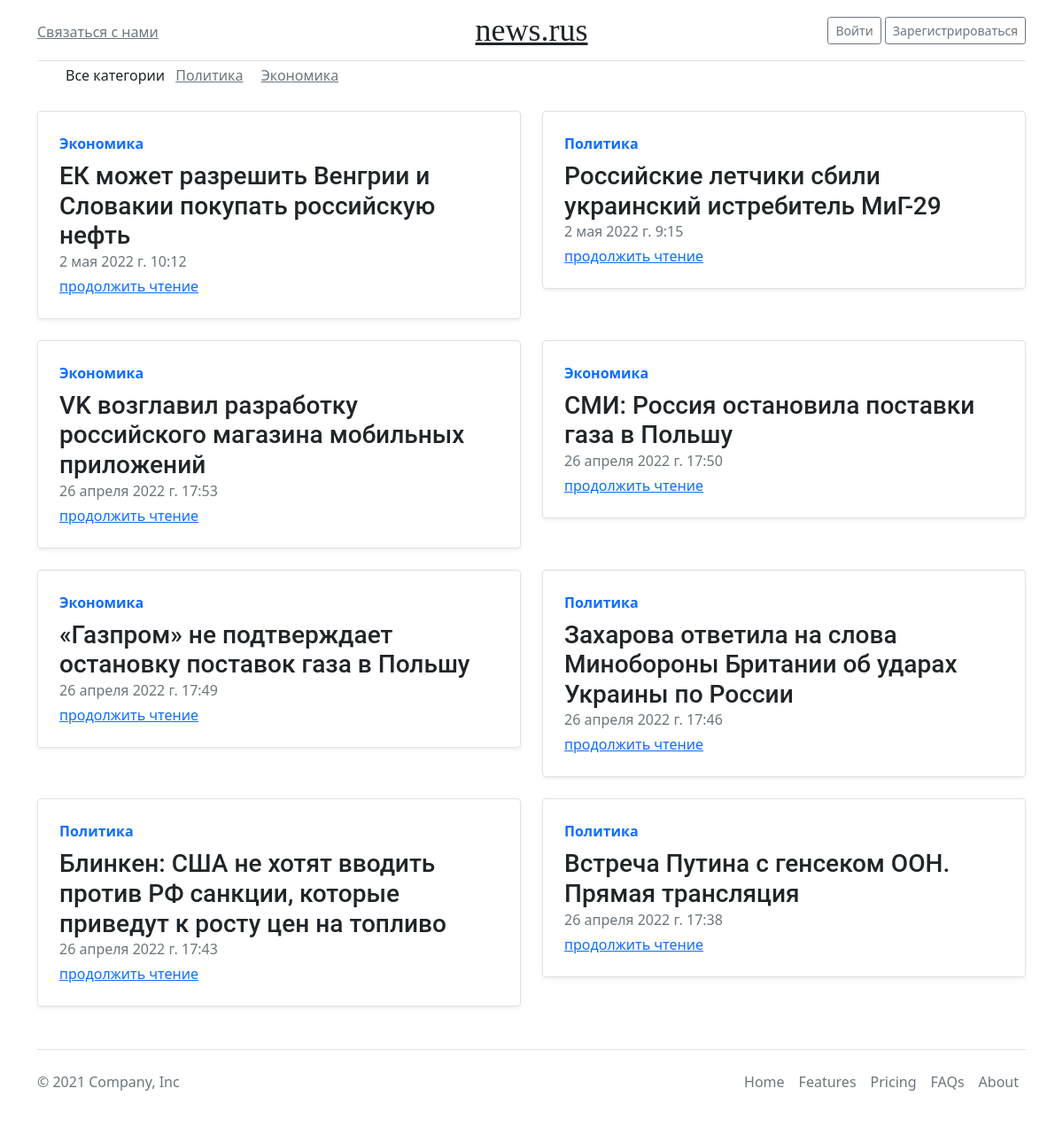
The page / on the database its author committed.
### main/models.py (models this page shows, shortened)
class Category(models.Model):
    name = models.CharField(max_length=100, db_index=True, verbose_name='Категория')
    slug = models.SlugField(max_length=255, db_index=True, unique=True, verbose_name='URL')
    def __str__(self):
        return self.name
    def get_absolute_url(self):
        return reverse('category', kwargs={'cat_slug': self.slug})
    class Meta:
        verbose_name = 'Категория'
        verbose_name_plural = 'Категории'
        ordering = ['id']

class Articles(models.Model):
    title = models.CharField(max_length=255, verbose_name='Заголовок')
    slug = models.SlugField(max_length=255, db_index=True, unique=True, verbose_name='URL')
    intro = models.CharField(max_length=255, verbose_name='Интро')
    photo = models.ImageField(upload_to='photos/%y/%m/%d', verbose_name='Фото', null=True)
    content = models.TextField(verbose_name='Текст статьи')
    time_add = models.DateTimeField(auto_now_add=True, verbose_name='Время добавления')
    cat = models.ForeignKey('Category', on_delete=models.PROTECT, verbose_name='Категория')
    def get_absolute_url(self):
        return reverse('article_all', kwargs={'art_slug': self.slug})
    class Meta:
        verbose_name = 'Новость'
        verbose_name_plural = 'Новости'

### main/views.py (the view)
# urls.py: path('', ShowArticles.as_view(), name='articles'),
class ShowArticles(ListView):
    model = Articles
    template_name = 'main/articles.html'
    context_object_name = 'art'
    def get_context_data(self, *, object_list=None, **kwargs):
        context = super().get_context_data(**kwargs)
        context['cat_selected'] = 0
        return context
    def get_queryset(self):
        return Articles.objects.order_by('-time_add')

### main/templatetags/main_tags.py (called while the page is built)
@register.inclusion_tag('main/show_categories.html')
def show_categories(cat_selected):
    cats = Category.objects.all()
    return {'cats': cats, 'cat_selected': cat_selected}

### main/templates/main/articles.html (shortened to what this page needs)
{% extends 'main/base.html' %}
{%block content%}
<div class="content_blocks">
    <div class = 'row md-2'>
{%for el in art%}
<div class="col-md-6">
      <div class="row g-0 border rounded overflow-hidden flex-md-row mb-4 shadow-sm h-md-250 position-relative">
        <div class="col p-4 d-flex flex-column position-static">
          <strong class="d-inline-block mb-2 text-primary"><font style="vertical-align: inherit;"><font style="vertical-align: inherit;">{{el.cat}}</font></font></strong>
          <h3 class="mb-0"><font style="vertical-align: inherit;"><font style="vertical-align: inherit;">{{el.title}}</font></font></h3>
          <div class="mb-1 text-muted"><font style="vertical-align: inherit;"><font style="vertical-align: inherit;">{{el.time_add}}</font></font></div>
          <a href="{{el.get_absolute_url}}" class="stretched-link"><font style="vertical-align: inherit;"><font style="vertical-align: inherit;">продолжить чтение</font></font></a>
        </div>
      </div>
</div>
{%endfor%}
</div>
</div>
{%endblock%}

### main/templates/main/base.html (shortened to what this page needs)
{% load static %}
{% load main_tags %}
<!DOCTYPE html>
<html lang="en">
<head>
    <link type="text/css" href="https://cdn.jsdelivr.net/npm/bootstrap@5.1.3/dist/css/bootstrap.min.css" rel="stylesheet" />
    <link type="text/css" href="{% static 'main/css/style.css' %}" rel="stylesheet" />
</head>
<body class ="container">
<header>
<div class="header">
  <header class="blog-header py-3">
    <div class="row flex-nowrap justify-content-between align-items-center">
      <div class="col-4 pt-1">
        <a class="link-secondary" href="#">Связаться с нами</a>
      </div>
      <div class="col-4 text-center">
        <a class="blog-header-logo text-dark" href="{%url 'articles'%}">news.rus</a>
      </div>
      <div class="col-4 d-flex justify-content-end align-items-center">
          <div class="text-end">
          {%if request.user.is_authenticated%}
              {{user.first_name}}
          <a class="btn btn-sm btn-outline-secondary" href="{% url 'logout'%}">Выйти</a>
          {%else%}
              <a class="btn btn-sm btn-outline-secondary" href="{% url 'login'%}">Войти</a>
            <a class="btn btn-sm btn-outline-secondary" href="{% url 'register'%}">Зарегистрироваться</a>
          {%endif%}
          </div>
      </div>
    </div>
  </header>
  <div class="nav-scroller py-1 mb-2">
    <nav class="nav d-flex justify-content-between">
     <ul>
     {% if cat_selected == 0 %}
         <a>Все категории</a>
     {%else%}
         <a class="p-2 link-secondary" href="{% url 'articles' %}">Все категории</a>
     {%endif%}
       {% show_categories cat_selected %}
     </ul>
    </nav>
  </div>
</div>
</header>
{% block content%} {% endblock %}
<footer>
  <div class="footer">
  <footer class="d-flex flex-wrap justify-content-between align-items-center py-3 my-4 border-top">
    <p class="col-md-4 mb-0 text-muted">© 2021 Company, Inc</p>
    <a href="/" class="col-md-4 d-flex align-items-center justify-content-center mb-3 mb-md-0 me-md-auto link-dark text-decoration-none">
      <svg class="bi me-2" width="40" height="32"><use xlink:href="#bootstrap"></use></svg>
    </a>
    <ul class="nav col-md-4 justify-content-end">
      <li class="nav-item"><a href="{%url 'articles'%}" class="nav-link px-2 text-muted">Home</a></li>
      <li class="nav-item"><a href="#" class="nav-link px-2 text-muted">Features</a></li>
      <li class="nav-item"><a href="#" class="nav-link px-2 text-muted">Pricing</a></li>
      <li class="nav-item"><a href="#" class="nav-link px-2 text-muted">FAQs</a></li>
      <li class="nav-item"><a href="#" class="nav-link px-2 text-muted">About</a></li>
    </ul>
  </footer>
</div>
</footer>
</body>
</html>

### main/templates/main/show_categories.html
{% for c in cats%}
		{% if c.pk == cat_selected %}
            <a>{{c.name}}</a>
		{%else%}
            <a class="p-2 link-secondary" href="{{ c.get_absolute_url }}">{{c.name}}</a>
		{%endif%}
        {% endfor %}

### main/static/main/css/style.css (style rules this page uses)
.blog-header { line-height: 1; border-bottom: 1px solid #e5e5e5; }
.blog-header-logo { font-family: "Playfair Display", Georgia, "Times New Roman", serif; font-size: 2.25rem; }
h1, h2, h3, h4, h5, h6 { font-family: 'Roboto', sans-serif; }
.content_blocks { display: flex; flex-direction: row; justify-content: space-between; flex-wrap: wrap; }

### rows shown on the page
Category: name "Политика"
Category: name "Экономика"
Articles: cat "Экономика", title "ЕК может разрешить Венгрии и Словакии покупать российскую нефть", time_add "2 мая 2022 г. 10:12"
Articles: cat "Политика", title "Российские летчики сбили украинский истребитель МиГ-29", time_add "2 мая 2022 г. 9:15"
Articles: cat "Экономика", title "VK возглавил разработку российского магазина мобильных приложений", time_add "26 апреля 2022 г. 17:53"
Articles: cat "Экономика", title "СМИ: Россия остановила поставки газа в Польшу", time_add "26 апреля 2022 г. 17:50"
Articles: cat "Экономика", title "«Газпром» не подтверждает остановку поставок газа в Польшу", time_add "26 апреля 2022 г. 17:49"
Articles: cat "Политика", title "Захарова ответила на слова Минобороны Британии об ударах Украины по России", time_add "26 апреля 2022 г. 17:46"
Articles: cat "Политика", title "Блинкен: США не хотят вводить против РФ санкции, которые приведут к росту цен на топливо", time_add "26 апреля 2022 г. 17:43"
Articles: cat "Политика", title "Встреча Путина с генсеком ООН. Прямая трансляция", time_add "26 апреля 2022 г. 17:38"
